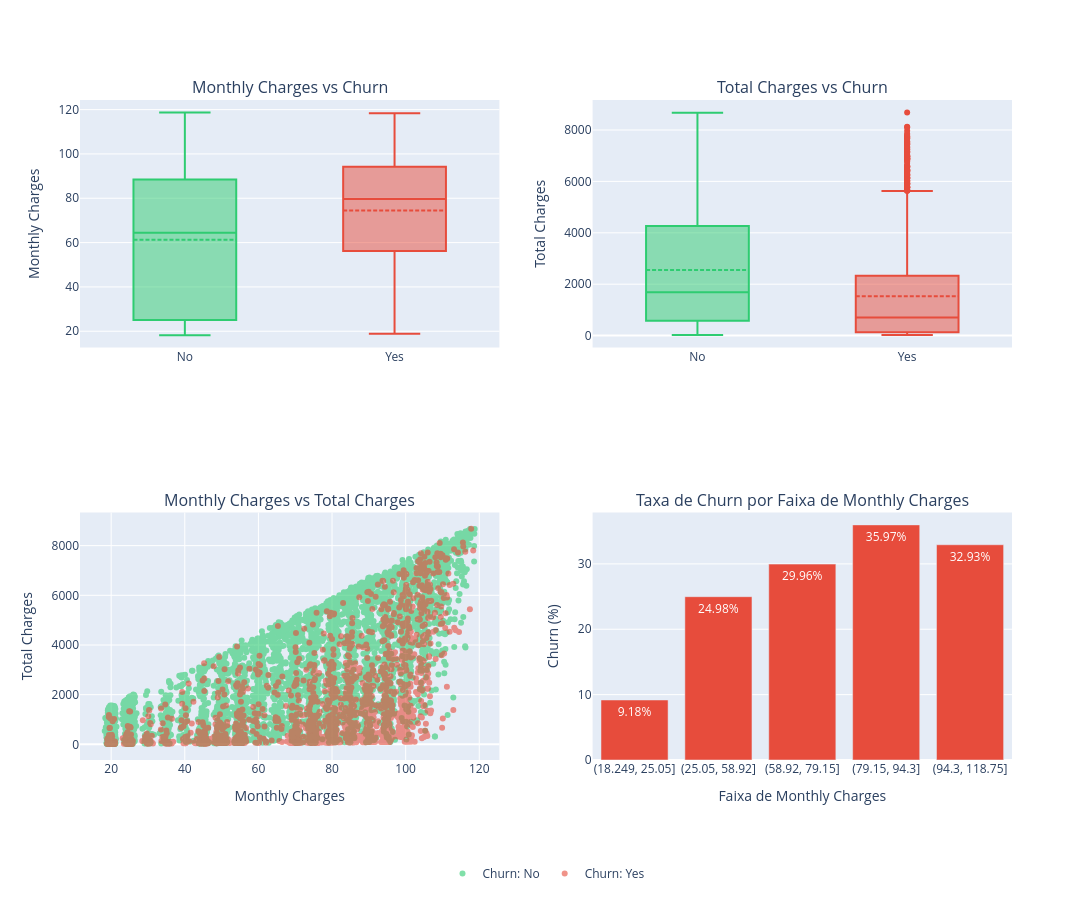

Write notebook code for a chart like this one.
### Code cell
fig = make_subplots(
    rows=2,
    cols=2,
    subplot_titles=(
        'Monthly Charges vs Churn',
        'Total Charges vs Churn',
        'Monthly Charges vs Total Charges',
        'Taxa de Churn por Faixa de Monthly Charges'
    ),
    specs=[
        [{'type': 'box'}, {'type': 'box'}],
        [{'type': 'scatter'}, {'type': 'bar'}]
    ]
)

# -------------------------
# 1. Boxplot — MonthlyCharges × Churn
# -------------------------

for churn_value, color in [('No', COLOR_NO_CHURN), ('Yes', COLOR_CHURN)]:
    fig.add_trace(
        go.Box(
            x=[churn_value] * len(df_explore[df_explore['Churn'] == churn_value]),
            y=df_explore[df_explore['Churn'] == churn_value]['MonthlyCharges'],
            name=churn_value,
            boxmean=True,
            marker_color=color,
            showlegend=False
        ),
        row=1, col=1
    )



# -------------------------
# 2. Boxplot — TotalCharges × Churn
# -------------------------

for churn_value, color in [('No', COLOR_NO_CHURN), ('Yes', COLOR_CHURN)]:
    fig.add_trace(
        go.Box(
            x=[churn_value] * len(df_explore[df_explore['Churn'] == churn_value]),
            y=df_explore[df_explore['Churn'] == churn_value]['TotalCharges'],
            name=churn_value,
            boxmean=True,
            marker_color=color,
            showlegend=False  # evita legenda duplicada
        ),
        row=1, col=2
    )

# -------------------------
# 3. Scatter — MonthlyCharges × TotalCharges
# -------------------------

for churn_value, color in [('No', COLOR_NO_CHURN), ('Yes', COLOR_CHURN)]:
    subset = df_explore[df_explore['Churn'] == churn_value]

    fig.add_trace(
        go.Scatter(
            x=subset['MonthlyCharges'],
            y=subset['TotalCharges'],
            mode='markers',
            name=f'Churn: {churn_value}',
            marker=dict(color=color, size=6),
            opacity=0.6,
            showlegend=True
        ),
        row=2, col=1
    )


# -------------------------
# 4. Bar — taxa de churn por faixa de MonthlyCharges
# -------------------------

df_explore['monthly_bin'] = pd.qcut(df_explore['MonthlyCharges'], q=5)

churn_rate = (
    df_explore
    .groupby('monthly_bin')['Churn']
    .apply(lambda x: (x == 'Yes').mean() * 100)
    .reset_index(name='churn_rate')
)

fig.add_trace(
    go.Bar(
        x=churn_rate['monthly_bin'].astype(str),
        y=churn_rate['churn_rate'],
        text=churn_rate['churn_rate'].round(2).astype(str) + '%',
        textposition='auto',
        marker_color=COLOR_CHURN,
        name='Churn Rate',
        showlegend=False
    ),
    row=2, col=2
)


# -------------------------
# Layout e configurações
# -------------------------

fig.update_layout(
    height=900,
    width=1200,
    # title_text='Análise Quantitativa: Charges × Churn',
    title_x=0.5,
    legend=dict(
        orientation='h',
        yanchor='top',
        y=-0.15,
        xanchor='center',
        x=0.5
    )
)

fig.update_yaxes(title_text='Monthly Charges', row=1, col=1)
fig.update_yaxes(title_text='Total Charges', row=1, col=2)
fig.update_xaxes(title_text='Monthly Charges', row=2, col=1)
fig.update_yaxes(title_text='Total Charges', row=2, col=1)
fig.update_xaxes(title_text='Faixa de Monthly Charges', row=2, col=2)
fig.update_yaxes(title_text='Churn (%)', row=2, col=2)

fig.show()

### Figure 1 — Plotly figure (JSON) as saved in the notebook; plotly's stock layout.template omitted (floating-point values rounded to 4 significant figures; data arrays with more than 128 entries replaced by an {"elided": "..."} marker saying what was removed)
{"data": [{"boxmean": true, "marker": {"color": "#2ecc71"}, "name": "No", "showlegend": false, "type": "box", "x": {"elided": "5163 str values"}, "xaxis": "x", "y": {"elided": "5163 float values"}, "yaxis": "y"}, {"boxmean": true, "marker": {"color": "#e74c3c"}, "name": "Yes", "showlegend": false, "type": "box", "x": {"elided": "1869 str values"}, "xaxis": "x", "y": {"elided": "1869 float values"}, "yaxis": "y"}, {"boxmean": true, "marker": {"color": "#2ecc71"}, "name": "No", "showlegend": false, "type": "box", "x": {"elided": "5163 str values"}, "xaxis": "x2", "y": {"elided": "5163 float values"}, "yaxis": "y2"}, {"boxmean": true, "marker": {"color": "#e74c3c"}, "name": "Yes", "showlegend": false, "type": "box", "x": {"elided": "1869 str values"}, "xaxis": "x2", "y": {"elided": "1869 float values"}, "yaxis": "y2"}, {"marker": {"color": "#2ecc71", "size": 6}, "mode": "markers", "name": "Churn: No", "opacity": 0.6, "showlegend": true, "type": "scatter", "x": {"elided": "5163 float values"}, "xaxis": "x3", "y": {"elided": "5163 float values"}, "yaxis": "y3"}, {"marker": {"color": "#e74c3c", "size": 6}, "mode": "markers", "name": "Churn: Yes", "opacity": 0.6, "showlegend": true, "type": "scatter", "x": {"elided": "1869 float values"}, "xaxis": "x3", "y": {"elided": "1869 float values"}, "yaxis": "y3"}, {"marker": {"color": "#e74c3c"}, "name": "Churn Rate", "showlegend": false, "text": ["9.18%", "24.98%", "29.96%", "35.97%", "32.93%"], "textposition": "auto", "type": "bar", "x": ["(18.249, 25.05]", "(25.05, 58.92]", "(58.92, 79.15]", "(79.15, 94.3]", "(94.3, 118.75]"], "xaxis": "x4", "y": [9.181, 24.98, 29.96, 35.97, 32.93], "yaxis": "y4"}], "layout": {"annotations": [{"font": {"size": 16}, "showarrow": false, "text": "Monthly Charges vs Churn", "x": 0.225, "xanchor": "center", "xref": "paper", "y": 1, "yanchor": "bottom", "yref": "paper"}, {"font": {"size": 16}, "showarrow": false, "text": "Total Charges vs Churn", "x": 0.775, "xanchor": "center", "xref": "paper", "y": 1, "yanchor": "bottom", "yref": "paper"}, {"font": {"size": 16}, "showarrow": false, "text": "Monthly Charges vs Total Charges", "x": 0.225, "xanchor": "center", "xref": "paper", "y": 0.375, "yanchor": "bottom", "yref": "paper"}, {"font": {"size": 16}, "showarrow": false, "text": "Taxa de Churn por Faixa de Monthly Charges", "x": 0.775, "xanchor": "center", "xref": "paper", "y": 0.375, "yanchor": "bottom", "yref": "paper"}], "height": 900, "legend": {"orientation": "h", "x": 0.5, "xanchor": "center", "y": -0.15, "yanchor": "top"}, "title": {"x": 0.5}, "width": 1200, "xaxis": {"anchor": "y", "domain": [0, 0.45]}, "xaxis2": {"anchor": "y2", "domain": [0.55, 1]}, "xaxis3": {"anchor": "y3", "domain": [0, 0.45], "title": {"text": "Monthly Charges"}}, "xaxis4": {"anchor": "y4", "domain": [0.55, 1], "title": {"text": "Faixa de Monthly Charges"}}, "yaxis": {"anchor": "x", "domain": [0.625, 1], "title": {"text": "Monthly Charges"}}, "yaxis2": {"anchor": "x2", "domain": [0.625, 1], "title": {"text": "Total Charges"}}, "yaxis3": {"anchor": "x3", "domain": [0, 0.375], "title": {"text": "Total Charges"}}, "yaxis4": {"anchor": "x4", "domain": [0, 0.375], "title": {"text": "Churn (%)"}}}}
